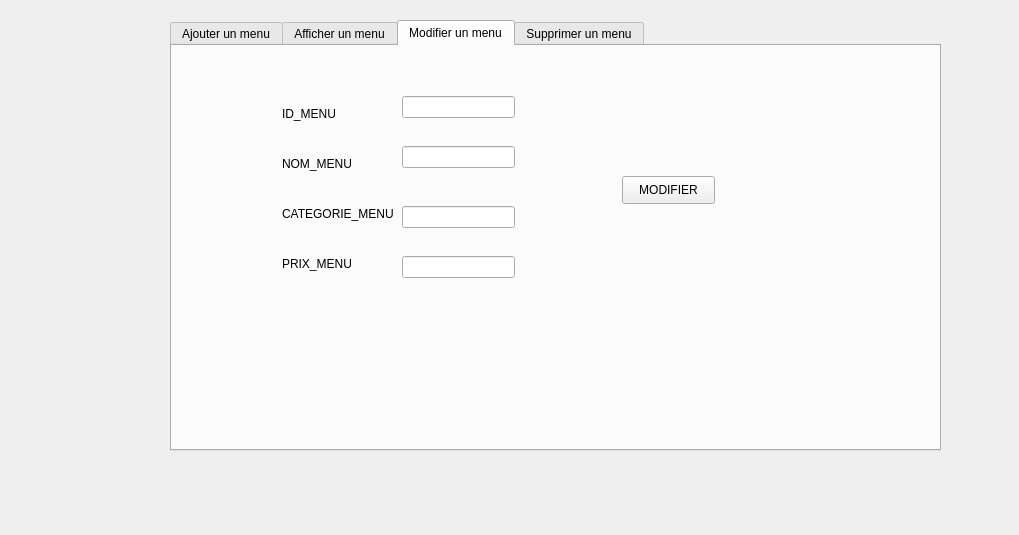
<?xml version="1.0" encoding="UTF-8"?>
<ui version="4.0">
 <class>gestion_menu</class>
 <widget class="QWidget" name="gestion_menu">
  <property name="geometry">
   <rect>
    <x>0</x>
    <y>0</y>
    <width>1019</width>
    <height>535</height>
   </rect>
  </property>
  <property name="windowTitle">
   <string>Form</string>
  </property>
  <widget class="QTabWidget" name="tabWidget">
   <property name="geometry">
    <rect>
     <x>170</x>
     <y>20</y>
     <width>771</width>
     <height>431</height>
    </rect>
   </property>
   <property name="currentIndex">
    <number>2</number>
   </property>
   <widget class="QWidget" name="tab">
    <attribute name="title">
     <string>Ajouter un menu</string>
    </attribute>
    <widget class="QLabel" name="label">
     <property name="geometry">
      <rect>
       <x>60</x>
       <y>30</y>
       <width>55</width>
       <height>16</height>
      </rect>
     </property>
     <property name="text">
      <string>ID_MENU</string>
     </property>
    </widget>
    <widget class="QLabel" name="label_2">
     <property name="geometry">
      <rect>
       <x>60</x>
       <y>80</y>
       <width>71</width>
       <height>16</height>
      </rect>
     </property>
     <property name="text">
      <string>NOM_MENU</string>
     </property>
    </widget>
    <widget class="QLabel" name="label_3">
     <property name="geometry">
      <rect>
       <x>60</x>
       <y>130</y>
       <width>111</width>
       <height>16</height>
      </rect>
     </property>
     <property name="text">
      <string>CATEGORIE_MENU</string>
     </property>
    </widget>
    <widget class="QLabel" name="label_4">
     <property name="geometry">
      <rect>
       <x>60</x>
       <y>180</y>
       <width>71</width>
       <height>16</height>
      </rect>
     </property>
     <property name="text">
      <string>PRIX_MENU</string>
     </property>
    </widget>
    <widget class="QPushButton" name="pb_ajouter">
     <property name="geometry">
      <rect>
       <x>370</x>
       <y>150</y>
       <width>93</width>
       <height>28</height>
      </rect>
     </property>
     <property name="text">
      <string>AJOUTER</string>
     </property>
    </widget>
    <widget class="QLineEdit" name="le_id">
     <property name="geometry">
      <rect>
       <x>190</x>
       <y>30</y>
       <width>113</width>
       <height>22</height>
      </rect>
     </property>
    </widget>
    <widget class="QLineEdit" name="le_nom">
     <property name="geometry">
      <rect>
       <x>190</x>
       <y>80</y>
       <width>113</width>
       <height>22</height>
      </rect>
     </property>
    </widget>
    <widget class="QLineEdit" name="la_categorie">
     <property name="geometry">
      <rect>
       <x>190</x>
       <y>130</y>
       <width>113</width>
       <height>22</height>
      </rect>
     </property>
    </widget>
    <widget class="QLineEdit" name="le_prix">
     <property name="geometry">
      <rect>
       <x>190</x>
       <y>180</y>
       <width>113</width>
       <height>22</height>
      </rect>
     </property>
    </widget>
   </widget>
   <widget class="QWidget" name="tab_2">
    <attribute name="title">
     <string>Afficher un menu</string>
    </attribute>
    <widget class="QTableView" name="tableView">
     <property name="geometry">
      <rect>
       <x>30</x>
       <y>20</y>
       <width>601</width>
       <height>281</height>
      </rect>
     </property>
    </widget>
   </widget>
   <widget class="QWidget" name="tab_3">
    <attribute name="title">
     <string>Modifier un menu</string>
    </attribute>
    <widget class="QLabel" name="label_5">
     <property name="geometry">
      <rect>
       <x>110</x>
       <y>160</y>
       <width>111</width>
       <height>16</height>
      </rect>
     </property>
     <property name="text">
      <string>CATEGORIE_MENU</string>
     </property>
    </widget>
    <widget class="QLabel" name="label_6">
     <property name="geometry">
      <rect>
       <x>110</x>
       <y>210</y>
       <width>71</width>
       <height>16</height>
      </rect>
     </property>
     <property name="text">
      <string>PRIX_MENU</string>
     </property>
    </widget>
    <widget class="QLabel" name="label_7">
     <property name="geometry">
      <rect>
       <x>110</x>
       <y>60</y>
       <width>55</width>
       <height>16</height>
      </rect>
     </property>
     <property name="text">
      <string>ID_MENU</string>
     </property>
    </widget>
    <widget class="QLabel" name="label_8">
     <property name="geometry">
      <rect>
       <x>110</x>
       <y>110</y>
       <width>71</width>
       <height>16</height>
      </rect>
     </property>
     <property name="text">
      <string>NOM_MENU</string>
     </property>
    </widget>
    <widget class="QLineEdit" name="lineEdit">
     <property name="geometry">
      <rect>
       <x>230</x>
       <y>50</y>
       <width>113</width>
       <height>22</height>
      </rect>
     </property>
    </widget>
    <widget class="QLineEdit" name="lineEdit_2">
     <property name="geometry">
      <rect>
       <x>230</x>
       <y>100</y>
       <width>113</width>
       <height>22</height>
      </rect>
     </property>
    </widget>
    <widget class="QLineEdit" name="lineEdit_3">
     <property name="geometry">
      <rect>
       <x>230</x>
       <y>160</y>
       <width>113</width>
       <height>22</height>
      </rect>
     </property>
    </widget>
    <widget class="QLineEdit" name="lineEdit_4">
     <property name="geometry">
      <rect>
       <x>230</x>
       <y>210</y>
       <width>113</width>
       <height>22</height>
      </rect>
     </property>
    </widget>
    <widget class="QPushButton" name="pb_modifier">
     <property name="geometry">
      <rect>
       <x>450</x>
       <y>130</y>
       <width>93</width>
       <height>28</height>
      </rect>
     </property>
     <property name="text">
      <string>MODIFIER</string>
     </property>
    </widget>
   </widget>
   <widget class="QWidget" name="tab_4">
    <attribute name="title">
     <string>Supprimer un menu</string>
    </attribute>
    <widget class="QLineEdit" name="text_delete">
     <property name="geometry">
      <rect>
       <x>150</x>
       <y>50</y>
       <width>113</width>
       <height>22</height>
      </rect>
     </property>
    </widget>
    <widget class="QPushButton" name="pb_supprimer">
     <property name="geometry">
      <rect>
       <x>390</x>
       <y>50</y>
       <width>93</width>
       <height>28</height>
      </rect>
     </property>
     <property name="text">
      <string>SUPPRIMER</string>
     </property>
    </widget>
   </widget>
  </widget>
 </widget>
 <resources/>
 <connections/>
</ui>
